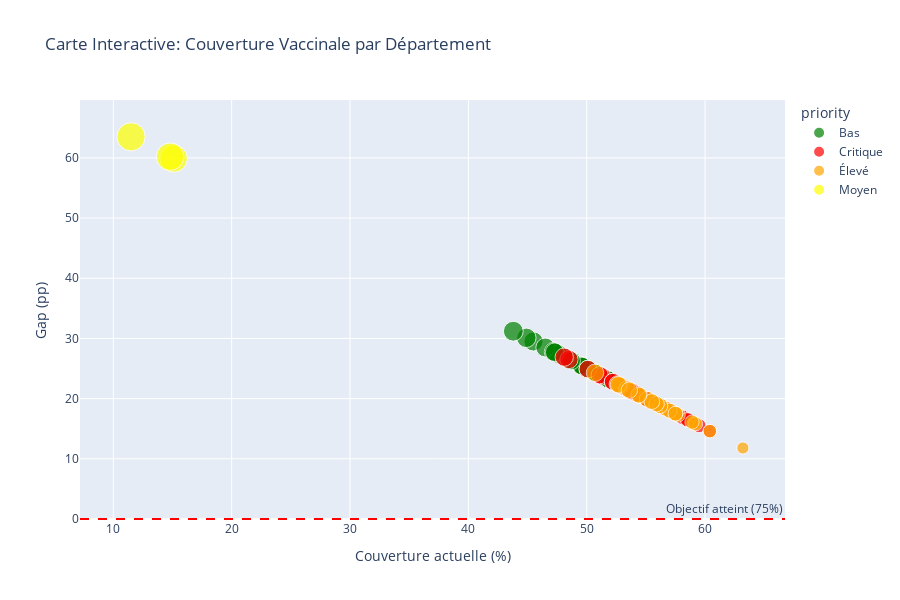
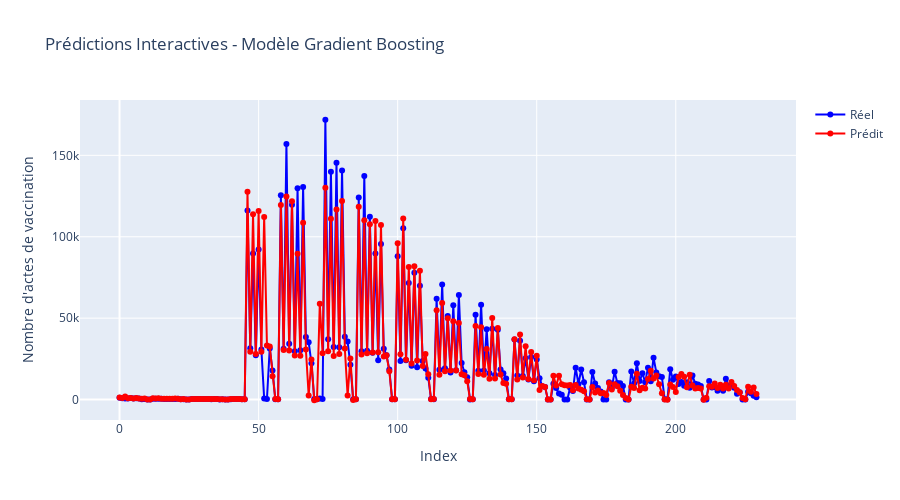

Write notebook code for charts like these, in order.
### Markdown cell above
# ============================================================================
# SECTION 16: VISUALISATIONS INTERACTIVES AVEC PLOTLY
# ============================================================================

### Code cell
print("\n🎨 STEP 16: Creating Interactive Visualizations with Plotly...")

try:
    import plotly.express as px
    import plotly.graph_objects as go
    from plotly.subplots import make_subplots
    
    # Carte interactive des départements
    fig = px.scatter(geo_features_df,
                     x='Grippe 65 ans et plus',
                     y='coverage_gap_65plus',
                     size='coverage_gap_65plus',
                     color='priority',
                     hover_data=['Département', 'Région'],
                     title='Carte Interactive: Couverture Vaccinale par Département',
                     labels={'Grippe 65 ans et plus': 'Couverture actuelle (%)',
                             'coverage_gap_65plus': 'Gap (pp)'},
                     color_discrete_map={'Critique': 'red', 'Élevé': 'orange', 
                                        'Moyen': 'yellow', 'Bas': 'green'})

    fig.add_hline(y=0, line_dash="dash", line_color="red", 
                  annotation_text="Objectif atteint (75%)")

    fig.update_layout(height=600, showlegend=True)
    fig.write_html('interactive_map.html')
    print("✓ Saved: interactive_map.html")
    fig.show()
    
    # Graphique interactif des prédictions
    fig2 = go.Figure()
    
    fig2.add_trace(go.Scatter(
        x=list(range(len(y_test))),
        y=y_test.values,
        mode='lines+markers',
        name='Réel',
        line=dict(color='blue', width=2)
    ))
    
    fig2.add_trace(go.Scatter(
        x=list(range(len(y_test))),
        y=results[best_model_name]['predictions'],
        mode='lines+markers',
        name='Prédit',
        line=dict(color='red', width=2)
    ))
    
    fig2.update_layout(
        title=f'Prédictions Interactives - Modèle {best_model_name}',
        xaxis_title='Index',
        yaxis_title='Nombre d\'actes de vaccination',
        height=500,
        showlegend=True
    )
    
    fig2.write_html('interactive_predictions.html')
    print("✓ Saved: interactive_predictions.html")
    fig2.show()
    
    print("\n✅ Visualisations interactives créées avec succès!")
    
except ImportError:
    print("\n⚠️  Plotly non installé. Installation en cours...")
    print("   Pour installer: pip install plotly")
    print("   Les visualisations statiques restent disponibles.")

### Figure 1 — Plotly figure (JSON) as saved in the notebook; plotly's stock layout.template omitted (floating-point values rounded to 4 significant figures)
{"data": [{"customdata": [["Ain", "Auvergne et Rhône-Alpes"], ["Alpes-de-Haute-Provence", "Provence-Alpes-Côte d'Azur"], ["Hautes-Alpes", "Provence-Alpes-Côte d'Azur"], ["Alpes-Maritimes", "Provence-Alpes-Côte d'Azur"], ["Ardèche", "Auvergne et Rhône-Alpes"], ["Ariège", "Occitanie"], ["Aude", "Occitanie"], ["Aveyron", "Occitanie"], ["Corrèze", "Nouvelle Aquitaine"], ["Dordogne", "Nouvelle Aquitaine"], ["Doubs", "Bourgogne et Franche-Comté"], ["Drôme", "Auvergne et Rhône-Alpes"], ["Corse-du-Sud", "Corse"], ["Haute-Corse", "Corse"], ["Gers", "Occitanie"], ["Indre", "Centre-Val de Loire"], ["Loire", "Auvergne et Rhône-Alpes"], ["Haute-Loire", "Auvergne et Rhône-Alpes"], ["Lot", "Occitanie"], ["Lot-et-Garonne", "Nouvelle Aquitaine"], ["Moselle", "Grand Est"], ["Pyrénées-Orientales", "Occitanie"], ["Bas-Rhin", "Grand Est"], ["Haut-Rhin", "Grand Est"], ["Savoie", "Auvergne et Rhône-Alpes"], ["Haute-Savoie", "Auvergne et Rhône-Alpes"], ["Tarn-et-Garonne", "Occitanie"], ["Var", "Provence-Alpes-Côte d'Azur"], ["Vaucluse", "Provence-Alpes-Côte d'Azur"], ["Territoire de Belfort", "Bourgogne et Franche-Comté"], ["Seine-Saint-Denis", "Île-de-France"], ["Val-d'Oise", "Île-de-France"]], "hovertemplate": "priority=Bas<br>Couverture actuelle (%)=%{x}<br>Gap (pp)=%{marker.size}<br>Département=%{customdata[0]}<br>Région=%{customdata[1]}<extra></extra>", "legendgroup": "Bas", "marker": {"color": "green", "size": [23.8, 27.9, 24.7, 26.3, 26.4, 27.4, 23.8, 22.6, 21.4, 24.5, 23.5, 24.1, 29.5, 28.5, 23.0, 24.5, 23.1, 27.8, 25.5, 25.5, 21.9, 25.4, 24.3, 30.1, 23.2, 26.8, 23.2, 24.9, 26.3, 27.7, 31.2, 24.2], "sizemode": "area", "sizeref": 0.1588, "symbol": "circle"}, "mode": "markers", "name": "Bas", "orientation": "v", "showlegend": true, "type": "scatter", "x": [51.2, 47.1, 50.3, 48.7, 48.6, 47.6, 51.2, 52.4, 53.6, 50.5, 51.5, 50.9, 45.5, 46.5, 52.0, 50.5, 51.9, 47.2, 49.5, 49.5, 53.1, 49.6, 50.7, 44.9, 51.8, 48.2, 51.8, 50.1, 48.7, 47.3, 43.8, 50.8], "xaxis": "x", "y": [23.8, 27.9, 24.7, 26.3, 26.4, 27.4, 23.8, 22.6, 21.4, 24.5, 23.5, 24.1, 29.5, 28.5, 23.0, 24.5, 23.1, 27.8, 25.5, 25.5, 21.9, 25.4, 24.3, 30.1, 23.2, 26.8, 23.2, 24.9, 26.3, 27.7, 31.2, 24.2], "yaxis": "y"}, {"customdata": [["Aisne", "Hauts-de-France"], ["Allier", "Auvergne et Rhône-Alpes"], ["Ardennes", "Grand Est"], ["Aube", "Grand Est"], ["Calvados", "Normandie"], ["Cantal", "Auvergne et Rhône-Alpes"], ["Charente", "Nouvelle Aquitaine"], ["Cher", "Centre-Val de Loire"], ["Côte-d'Or", "Bourgogne et Franche-Comté"], ["Creuse", "Nouvelle Aquitaine"], ["Eure", "Normandie"], ["Eure-et-Loir", "Centre-Val de Loire"], ["Indre-et-Loire", "Centre-Val de Loire"], ["Jura", "Bourgogne et Franche-Comté"], ["Landes", "Nouvelle Aquitaine"], ["Loir-et-Cher", "Centre-Val de Loire"], ["Loiret", "Centre-Val de Loire"], ["Lozère", "Occitanie"], ["Maine-et-Loire", "Pays de la Loire"], ["Marne", "Grand Est"], ["Haute-Marne", "Grand Est"], ["Mayenne", "Pays de la Loire"], ["Meuse", "Grand Est"], ["Nièvre", "Bourgogne et Franche-Comté"], ["Nord", "Hauts-de-France"], ["Oise", "Hauts-de-France"], ["Orne", "Normandie"], ["Pas-de-Calais", "Hauts-de-France"], ["Haute-Saône", "Bourgogne et Franche-Comté"], ["Saône-et-Loire", "Bourgogne et Franche-Comté"], ["Sarthe", "Pays de la Loire"], ["Seine-Maritime", "Normandie"], ["Seine-et-Marne", "Île-de-France"], ["Deux-Sèvres", "Nouvelle Aquitaine"], ["Somme", "Hauts-de-France"], ["Vienne", "Nouvelle Aquitaine"], ["Haute-Vienne", "Nouvelle Aquitaine"], ["Vosges", "Grand Est"], ["Yonne", "Bourgogne et Franche-Comté"]], "hovertemplate": "priority=Critique<br>Couverture actuelle (%)=%{x}<br>Gap (pp)=%{marker.size}<br>Département=%{customdata[0]}<br>Région=%{customdata[1]}<extra></extra>", "legendgroup": "Critique", "marker": {"color": "red", "size": [19.8, 21.7, 18.1, 21.9, 16.0, 18.5, 20.7, 21.3, 18.4, 23.7, 21.1, 19.9, 15.5, 26.5, 18.5, 19.5, 17.1, 24.9, 16.9, 16.4, 23.9, 21.6, 21.1, 21.4, 19.2, 22.2, 22.8, 17.7, 26.9, 21.9, 18.8, 14.6, 20.8, 21.2, 16.5, 17.8, 17.9, 22.8, 22.1], "sizemode": "area", "sizeref": 0.1588, "symbol": "circle"}, "mode": "markers", "name": "Critique", "orientation": "v", "showlegend": true, "type": "scatter", "x": [55.2, 53.3, 56.9, 53.1, 59.0, 56.5, 54.3, 53.7, 56.6, 51.3, 53.9, 55.1, 59.5, 48.5, 56.5, 55.5, 57.9, 50.1, 58.1, 58.6, 51.1, 53.4, 53.9, 53.6, 55.8, 52.8, 52.2, 57.3, 48.1, 53.1, 56.2, 60.4, 54.2, 53.8, 58.5, 57.2, 57.1, 52.2, 52.9], "xaxis": "x", "y": [19.8, 21.7, 18.1, 21.9, 16.0, 18.5, 20.7, 21.3, 18.4, 23.7, 21.1, 19.9, 15.5, 26.5, 18.5, 19.5, 17.1, 24.9, 16.9, 16.4, 23.9, 21.6, 21.1, 21.4, 19.2, 22.2, 22.8, 17.7, 26.9, 21.9, 18.8, 14.6, 20.8, 21.2, 16.5, 17.8, 17.9, 22.8, 22.1], "yaxis": "y"}, {"customdata": [["Bouches-du-Rhône", "Provence-Alpes-Côte d'Azur"], ["Charente-Maritime", "Nouvelle Aquitaine"], ["Côtes-d'Armor", "Bretagne"], ["Finistère", "Bretagne"], ["Gard", "Occitanie"], ["Haute-Garonne", "Occitanie"], ["Gironde", "Nouvelle Aquitaine"], ["Hérault", "Occitanie"], ["Ille-et-Vilaine", "Bretagne"], ["Isère", "Auvergne et Rhône-Alpes"], ["Loire-Atlantique", "Pays de la Loire"], ["Manche", "Normandie"], ["Meurthe-et-Moselle", "Grand Est"], ["Morbihan", "Bretagne"], ["Puy-de-Dôme", "Auvergne et Rhône-Alpes"], ["Pyrénées-Atlantiques", "Nouvelle Aquitaine"], ["Hautes-Pyrénées", "Occitanie"], ["Rhône", "Auvergne et Rhône-Alpes"], ["Paris", "Île-de-France"], ["Yvelines", "Île-de-France"], ["Tarn", "Occitanie"], ["Vendée", "Pays de la Loire"], ["Essonne", "Île-de-France"], ["Hauts-de-Seine", "Île-de-France"], ["Val-de-Marne", "Île-de-France"]], "hovertemplate": "priority=Élevé<br>Couverture actuelle (%)=%{x}<br>Gap (pp)=%{marker.size}<br>Département=%{customdata[0]}<br>Région=%{customdata[1]}<extra></extra>", "legendgroup": "Élevé", "marker": {"color": "orange", "size": [24.3, 19.5, 17.7, 11.8, 22.2, 18.7, 15.9, 20.5, 15.8, 19.9, 14.6, 17.3, 16.1, 17.5, 18.3, 18.0, 22.4, 18.8, 21.6, 19.1, 22.3, 17.5, 19.5, 20.6, 21.4], "sizemode": "area", "sizeref": 0.1588, "symbol": "circle"}, "mode": "markers", "name": "Élevé", "orientation": "v", "showlegend": true, "type": "scatter", "x": [50.7, 55.5, 57.3, 63.2, 52.8, 56.3, 59.1, 54.5, 59.2, 55.1, 60.4, 57.7, 58.9, 57.5, 56.7, 57.0, 52.6, 56.2, 53.4, 55.9, 52.7, 57.5, 55.5, 54.4, 53.6], "xaxis": "x", "y": [24.3, 19.5, 17.7, 11.8, 22.2, 18.7, 15.9, 20.5, 15.8, 19.9, 14.6, 17.3, 16.1, 17.5, 18.3, 18.0, 22.4, 18.8, 21.6, 19.1, 22.3, 17.5, 19.5, 20.6, 21.4], "yaxis": "y"}, {"customdata": [["Guadeloupe", "Guadeloupe"], ["Martinique", "Martinique"], ["Guyane", "Guyane"]], "hovertemplate": "priority=Moyen<br>Couverture actuelle (%)=%{x}<br>Gap (pp)=%{marker.size}<br>Département=%{customdata[0]}<br>Région=%{customdata[1]}<extra></extra>", "legendgroup": "Moyen", "marker": {"color": "yellow", "size": [59.9, 63.5, 60.2], "sizemode": "area", "sizeref": 0.1588, "symbol": "circle"}, "mode": "markers", "name": "Moyen", "orientation": "v", "showlegend": true, "type": "scatter", "x": [15.1, 11.5, 14.8], "xaxis": "x", "y": [59.9, 63.5, 60.2], "yaxis": "y"}], "layout": {"annotations": [{"showarrow": false, "text": "Objectif atteint (75%)", "x": 1, "xanchor": "right", "xref": "x domain", "y": 0, "yanchor": "bottom", "yref": "y"}], "height": 600, "legend": {"itemsizing": "constant", "title": {"text": "priority"}, "tracegroupgap": 0}, "shapes": [{"line": {"color": "red", "dash": "dash"}, "type": "line", "x0": 0, "x1": 1, "xref": "x domain", "y0": 0, "y1": 0, "yref": "y"}], "showlegend": true, "title": {"text": "Carte Interactive: Couverture Vaccinale par Département"}, "xaxis": {"anchor": "y", "domain": [0, 1], "title": {"text": "Couverture actuelle (%)"}}, "yaxis": {"anchor": "x", "domain": [0, 1], "title": {"text": "Gap (pp)"}}}}

### Figure 2 — Plotly figure (JSON) as saved in the notebook; plotly's stock layout.template omitted (floating-point values rounded to 4 significant figures; data arrays with more than 128 entries replaced by an {"elided": "..."} marker saying what was removed)
{"data": [{"line": {"color": "blue", "width": 2}, "mode": "lines+markers", "name": "Réel", "type": "scatter", "x": {"elided": "230 int values"}, "y": {"elided": "230 float values"}}, {"line": {"color": "red", "width": 2}, "mode": "lines+markers", "name": "Prédit", "type": "scatter", "x": {"elided": "230 int values"}, "y": {"elided": "230 float values"}}], "layout": {"height": 500, "showlegend": true, "title": {"text": "Prédictions Interactives - Modèle Gradient Boosting"}, "xaxis": {"title": {"text": "Index"}}, "yaxis": {"title": {"text": "Nombre d'actes de vaccination"}}}}
